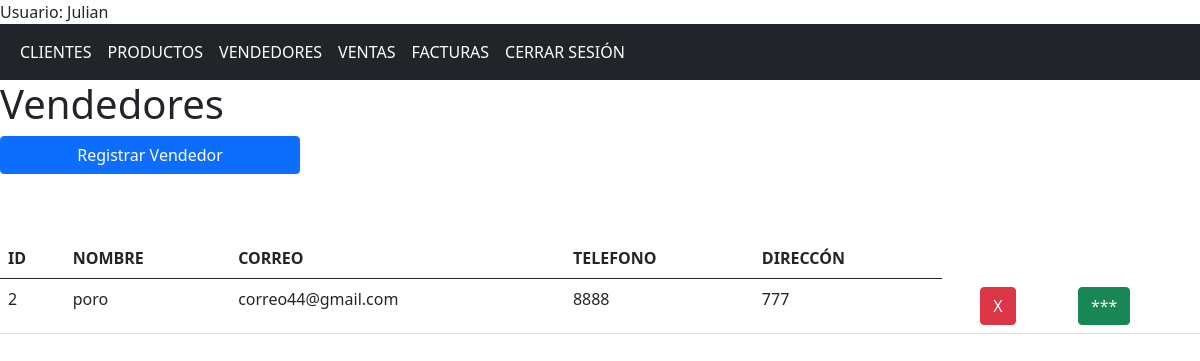
The app's page /vendedores (signed in), older data.
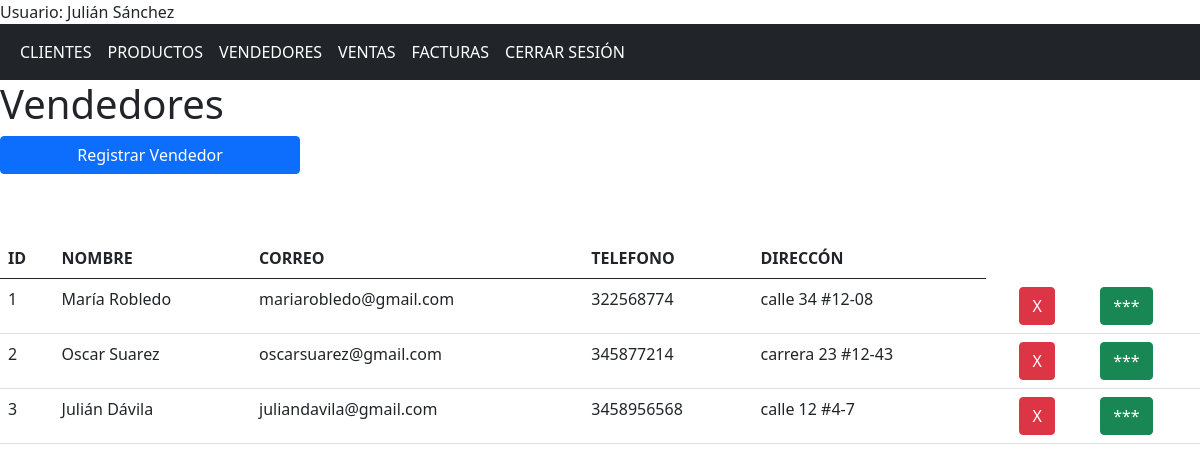
The same page, newer data.
### app/models/models.py (models this page shows, shortened)
class Usuario(db.Model, UserMixin):
    id = db.Column(db.Integer, primary_key = True)
    nombre = db.Column(db.String(150), nullable = False)
    correo = db.Column(db.String(150), nullable = False, unique = True)
    contrasena = db.Column(db.String(150), nullable = False)

class Vendedor(db.Model):
    id = db.Column(db.Integer, primary_key = True)
    nombre = db.Column(db.String(150), nullable = False)
    direccion = db.Column(db.String(150), nullable = False)
    telefono = db.Column(db.String(15), nullable = False)
    correo = db.Column(db.String(150), nullable = False, unique = True)

### app/controllers/nav.py (the view)
@nav.route('/vendedores')
@login_required
def vendedores():
    vendedores = Vendedor.query.all()
    return render_template('vendedores.html', vendedores = vendedores)

### app/templates/vendedores.html (shortened to what this page needs)
{% extends "base.html" %}
{% block contenido %}
<div class="row">
    <h1>Vendedores</h1>
</div>
<button class=" btn btn-primary col-sm-3 mb-3" id="registrar">Registrar Vendedor</button>
<div class="row mt-5">
<div class="col">
    <table class="table table-hover">
        <tr>
            <th>ID</th>
            <th>NOMBRE</th>
            <th>CORREO</th>
            <th>TELEFONO</th>
            <th>DIRECCÓN</th>
        </tr>
        <tbody id="tbody">
            {% for vendedor in vendedores %}
            <tr>
                <td>{{vendedor.id}}</td>
                <td>{{vendedor.nombre}}</td>
                <td>{{vendedor.correo}}</td>
                <td>{{vendedor.telefono}}</td>
                <td>{{vendedor.direccion}}</td>
                <td>{{vendedor.estado}}</td>
                <form action="{{url_for('vendedor.eliminar_vendedor')}}" method="post">
                    <td><button class="btn btn-danger" name="id" value="{{vendedor.id}}" type="submit">X</button></td>
                    <td><button class="btn btn-success boton_info" name="info" value="{{vendedor.id}}" type="button">***</button></td>
                </form>
            </tr>
            {% endfor%}
        </tbody>
    </table>
</div>
</div>
{% endblock %}

### app/templates/base.html (shortened to what this page needs)
<!DOCTYPE html>
<html lang="en">
<head>
    <link href="https://cdn.jsdelivr.net/npm/bootstrap@5.0.2/dist/css/bootstrap.min.css" rel="stylesheet">
    <link rel="stylesheet" href="{{ url_for('static', filename='css/styles.css') }}">
</head>
<body>
    {% if current_user.is_authenticated %}
    <div>Usuario: {{ current_user.nombre }}</div>
    {% endif %}
    <nav class="navbar navbar-expand-sm bg-dark navbar-dark">
        <div class="container-fluid">
            <ul class="navbar-nav">
                {% if current_user.is_authenticated %}
                <li class="nav-item">
                    <a class="nav-link active" href="{{url_for('nav.clientes')}}"> CLIENTES</a>
                </li>
                <li class="nav-item">
                    <a class="nav-link active" href="{{url_for('nav.productos')}}">PRODUCTOS</a>
                </li>
                <li class="nav-item">
                    <a class="nav-link active" href="{{url_for('nav.vendedores')}}">VENDEDORES</a>
                </li>
                <li class="nav-item">
                    <a class="nav-link active" href="{{url_for('nav.compras')}}">VENTAS</a>
                </li>
                <li class="nav-item">
                    <a class="nav-link active" href="{{url_for('nav.facturas')}}">FACTURAS</a>
                </li>
                <li class="nav-item">
                    <a class="nav-link active" href="{{url_for('aut.logout')}}">CERRAR SESIÓN</a>
                </li>
                {% endif %}
            </ul>
        </div>
    </nav>
    {%block contenido%}{%endblock%}
</body>
</html>

Row changes from the older to the newer data that the page shows:
changed Usuario: nombre "Julian" → "Julián Sánchez"
added Vendedor: id "1", nombre "María Robledo", correo "mariarobledo@gmail.com", telefono "322568774", direccion "calle 34 #12-08"
changed Vendedor id 2: nombre "poro" → "Oscar Suarez"; correo "correo44@gmail.com" → "oscarsuarez@gmail.com"; telefono "8888" → "345877214"; direccion "777" → "carrera 23 #12-43"
added Vendedor: id "3", nombre "Julián Dávila", correo "juliandavila@gmail.com", telefono "3458956568", direccion "calle 12 #4-7"
